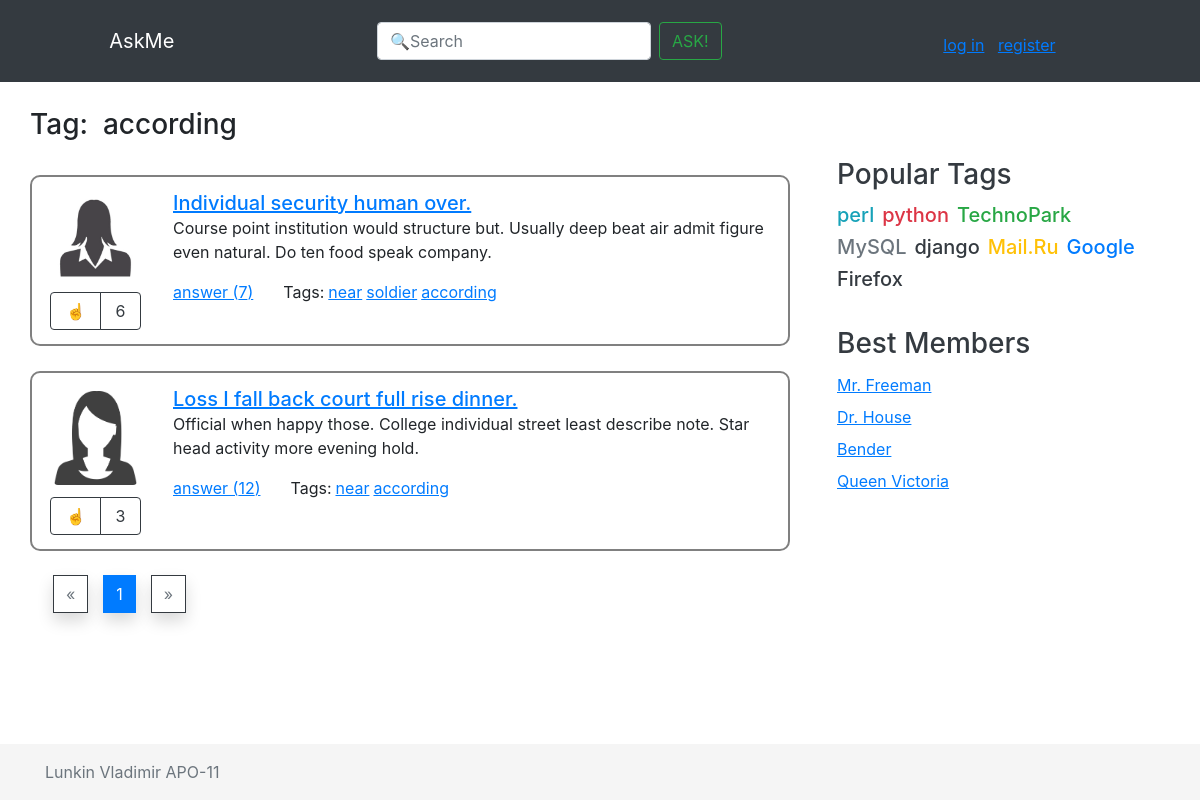
The app's page /tag/according/ with its own data.
### app/models.py (models this page shows, shortened)
class Tag(models.Model):
    tag = models.CharField(max_length=32, verbose_name='Тег')
    objects = TagManager()
    def __str__(self):
        return self.tag
    class Meta:
        verbose_name = 'Тег'
        verbose_name_plural = 'Теги'

class Question(models.Model):
    profile_id = models.ForeignKey('Profile', on_delete=models.CASCADE)
    title = models.CharField(max_length=1024, verbose_name='Заголовок')
    text = models.TextField(verbose_name='Текст')
    tags = models.ManyToManyField(Tag)
    date_create = models.DateTimeField(auto_now_add=True, verbose_name='Время создания')
    like = models.IntegerField(default=0)
    number_of_answers = models.IntegerField(default=0)
    objects = QuestionManager()
    class Meta:
        verbose_name = 'Вопрос'
        verbose_name_plural = 'Вопросы'

class Profile(models.Model):
    user_id = models.OneToOneField(User, on_delete=models.CASCADE, null=True)
    avatar = models.ImageField(null=True)
    objects = ProfileManager()
    class Meta:
        verbose_name = 'Профиль'
        verbose_name_plural = 'Профили'

### app/views.py (the view)
# urls.py: path('tag/<str:tag>/', views.questions_by_tag, name='questions_by_tag'),
def questions_by_tag(request, tag):
    questions_page = paginate(Question.objects.by_tag(tag), request)
    return render(request, 'questions_by_tag.html', {
        'content': questions_page,
        'tag': tag,
    })

### app/models.py (called while the page is built)
    def by_tag(self, tag):
        return self.filter(tags__tag=tag)

### app/views.py (called while the page is built)
def paginate(objects_list, request, per_page=2):
    paginator = Paginator(objects_list, per_page)
    page_num = request.GET.get('page')
    return paginator.get_page(page_num)

### templates/questions_by_tag.html
{% extends 'inc/base.html' %}
{% load static %}
{% block navbar %}
	{% include 'inc/navbar.html' %}
{% endblock navbar %}
{% block heading %}
<h3>Tag:&nbsp;&nbsp;</h3>
<h3>{{ tag }}</h3>
{% endblock heading %}
{% block content %}
	{% for question in content %}
		{% include 'inc/one_question.html' %}
	{% endfor %}
	{% include 'inc/pagination.html' %}
{% endblock content %}

### templates/inc/one_question.html
{% load static %}
<div class="row media d-flex flex-wrap question-box">
	<div class="d-flex px-1 mr-4 flex-column">
		<img src="{% static question.profile_id.avatar %}" class="question-img mb-2" alt="...">
		<div class="btn-group" role="group" aria-label="">
			<button type="button" class="btn btn-outline-dark">&#9757;</button>
			<span class="btn btn-outline-dark">{{ question.like }}</span>
		</div>
	</div>
	<div class="media-body px-1">
		<a href="{% url 'question' question.id %}" class="h5 mt-0"><u>{{ question.title }}</u></a>
		<p>{{ question.text }}</p>
		<div class="row">
			<div class="col-auto">
				<a href="{% url 'question' question.id %}" class="stretched-link"><u>answer ({{ question.number_of_answers }})</u></a>
			</div>
			<div class="col">
				<div class="d-flex flex-wrap">
					<p class="mr-1">Tags:</p>
					{% for tag in question.tags.all %}
						<a class="mr-1" href="{% url 'questions_by_tag' tag %}"><u>{{ tag }}</u></a>
					{% endfor %}
				</div>
			</div>
		</div>
	</div>
</div>

### static/css/my.css (style rules this page uses)
.question-box { margin-top: 25px; border: 2px solid gray; border-radius: 10px; padding: 14px; }
.question-img { padding: .25rem; background-color: #fff; max-width: 91px; height: auto; border-radius: .5rem!important; }

### records on screen
Tag: tag "according"
Question: profile_id.avatar (picture), like "6", title "Individual security human over.", text "Course point institution would structure but. Usually deep beat air admit figure even natural. Do ten food speak company.", number_of_answers "7"
Tag: tag "near"
Tag: tag "soldier"
Question: profile_id.avatar (picture), like "3", title "Loss I fall back court full rise dinner.", text "Official when happy those. College individual street least describe note. Star head activity more evening hold.", number_of_answers "12"

### other values on screen
{{ num }} "1"
